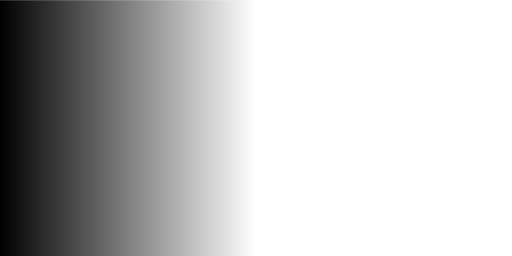
Frame 1 (no input)
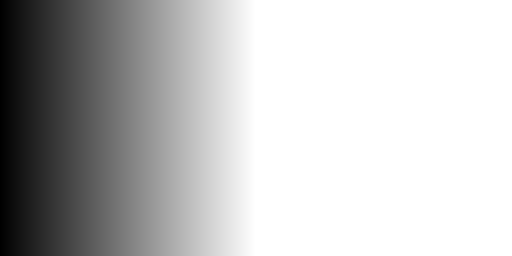
Frame 60 (the mouse pressed at the canvas centre just before this capture)
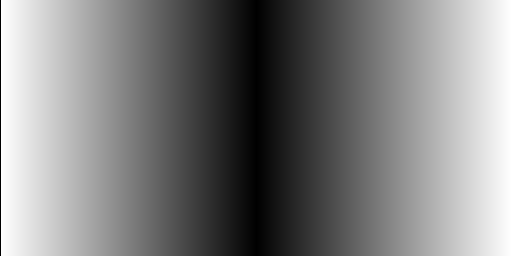
Frame 120 (the mouse held since frame 60 and released just before this capture)

The Processing sketch that drew these frames (run headless with seeded random() and noise(); from frame 60 on, the mouse is pressed at the canvas centre):

// Processing sketch: sample_03
// ── sample_03.pde
// line drawing

void setup(){
  size(512, 256);
  background(255);
  stroke(128);
}


void draw(){
  for(int i=0; i<width; i++ ){
    stroke( abs(mouseX-i) ) ;
    line(i,0, i,height);
  }
}
